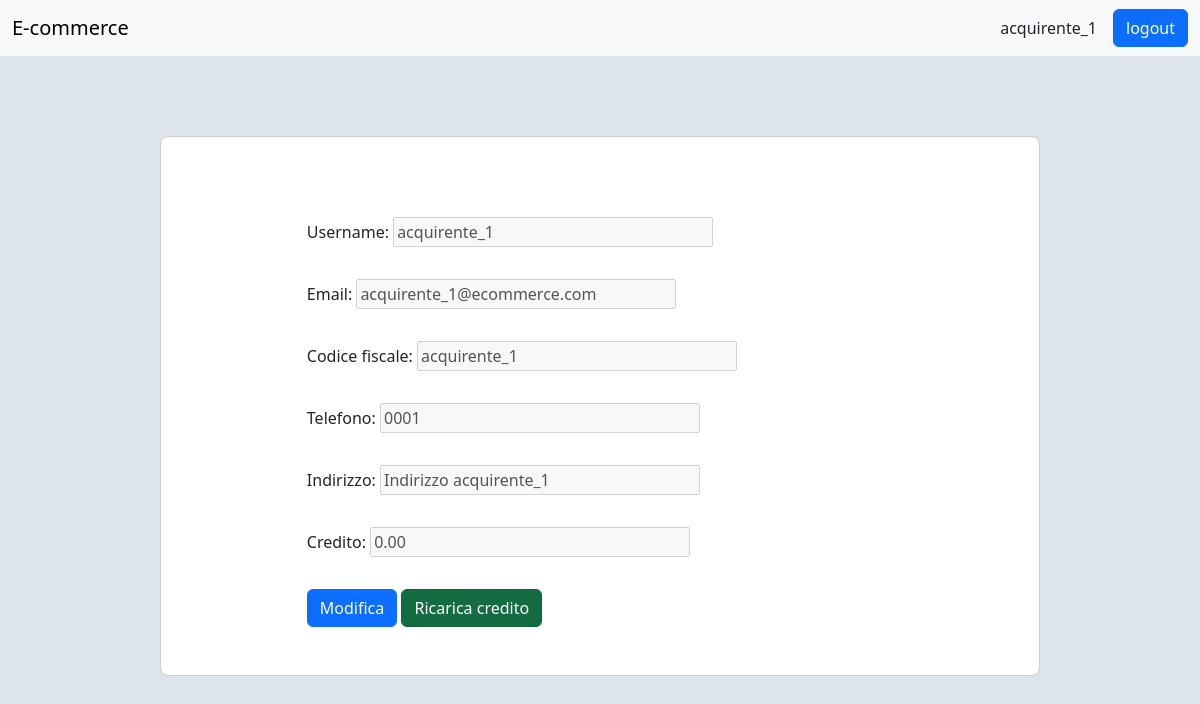
Page /profilo/ (signed in) on the committed database.
### autenticazione/models.py (models this page shows)
class CustomUser(AbstractUser):
    codice_fiscale = models.CharField(max_length=16)
    telefono = models.CharField(max_length=20)

### utenti/models.py (models this page shows, shortened)
class Acquirente(models.Model):
    user = models.OneToOneField(CustomUser, on_delete=models.CASCADE)
    indirizzo = models.CharField(max_length=150)
    class Meta:
        permissions = [
            ("puo_visualizzare_profilo_acquirente", "Può visualizzare il profilo dell'acquirente"),
            ("puo_modificare_profilo_acquirente", "Può modificare il profilo dell'acquirente"),
        ]

class Portafoglio(models.Model):
    acquirente = models.OneToOneField(Acquirente, on_delete=models.CASCADE)
    credito = models.DecimalField(max_digits=15, decimal_places=2, validators=[MinValueValidator(0.0)])
    class Meta:
        permissions = [
            ("puo_aggiungere_credito", "Può inserire codice carta per aggiungere credito"),
        ]

### utenti/views.py (the view, shortened to what this page needs)
# urls.py: path("", login_required(profilo_view, login_url="/autenticazione/accedi/"), name="profilo"),
def profilo_view(request):
    if request.user.has_perm("utenti.puo_visualizzare_profilo_acquirente"):
        user = request.user
        user_form = CustomUserChangeForm(instance=user)
        acquirente_form = AcquirenteForm(instance=user.acquirente)
        portafoglio_form = PortafoglioForm(instance=user.acquirente.portafoglio)
        for field in user_form.fields:
            user_form.fields[field].disabled = True
        for field in acquirente_form.fields:
            acquirente_form.fields[field].disabled = True
        portafoglio_form.fields["credito"].disabled = True
        return render(request, "profilo.html",
                      {"forms": [user_form, acquirente_form, portafoglio_form]})
    else:
        return render(request, "errore.html", {"messaggio": "non hai eseguito il login, non abbiamo il tuo profilo."})

### templates/profilo.html (shortened to what this page needs)
{% extends "base.html" %}
{% load static %}
{% load filters %}
{% block css %}
    <link rel="stylesheet" href="{% static 'profilo_acquirente.css' %}?v={{ now|date:'U' }}">
{% endblock %}
{% block content %}
    <div class="container">
        <div class="row justify-content-center">
            <div class="col-10 profilo">
                <form>
                    {% for form in forms %}
                        {{ form.as_div }}
                    {% endfor %}
                    {% if perms.utenti.puo_modificare_profilo_acquirente %}
                        <a href="{% url 'modifica_profilo_acquirente' %}" class="btn btn-primary">Modifica</a>
                    {% elif perms.utenti.puo_modificare_profilo_venditore %}
                        <a href="{% url 'modifica_profilo_venditore' %}" class="btn btn-primary">Modifica</a>
                    {% endif %}
                    {% if perms.utenti.puo_aggiungere_credito %}
                        <a class="btn btn-success active" href="{% url 'aggiungi_credito' %}">Ricarica credito</a>
                    {% endif %}
                </form>
            </div>
        </div>
    </div>
{% endblock %}

### templates/base.html (shortened to what this page needs)
{% load static %}
<!DOCTYPE html>
<html lang="it">
<head>
    <link href="https://cdn.jsdelivr.net/npm/bootstrap@5.3.7/dist/css/bootstrap.min.css" rel="stylesheet"
>
    <link rel="stylesheet" href="{% static 'base.css' %}?v={{ now|date:'U' }}">
    {% block css %}
    {% endblock %}
</head>
<body>
<nav class="navbar navbar-expand-lg bg-body-tertiary">
    <div class="container-fluid">
        <a class="navbar-brand" href="{% url 'home_page' %}">E-commerce</a>
        <div class="collapse navbar-collapse" id="navbarSupportedContent">
            {% if not user.is_authenticated %}
                <a href="{% url 'accedi' %}" class="btn btn-outline-primary">Accedi</a>
            {% else %}
                {% if perms.utenti.puo_visualizzare_profilo_acquirente or perms.utenti.puo_visualizzare_profilo_venditore %}
                        <div class="profilo">
                    <a class="nav-link active" href="{% url 'profilo' %}"> {{ user.username }} </a>
                </div>
                {% endif %}
                <form method="post" action="{% url 'logout' %}">
                    <button type="submit" class="btn btn-primary">logout</button>
                </form>
            {% endif %}
        </div>
    </div>
</nav>
{% block content %}
{% endblock %}
</body>
</html>

### static/base.css (style rules this page uses)
body { background-color: #dee4eb; }
.profilo { padding: 0 1rem; }

### static/profilo_acquirente.css (style rules this page uses)
.container { margin-top: 5rem; border: 1px solid #ccc; padding: 5rem 5rem 3rem 5rem; border-radius: 0.5rem; background-color: white; width: 55rem; }
.profilo form input { width: 20rem; }
form > div { margin-bottom: 2rem; }

### rows in the picture
CustomUser: username "acquirente_1", username "acquirente_1" "acquirente_1@ecommerce.com" "acquirente_1" "0001"
Acquirente: indirizzo "Indirizzo acquirente_1"
Portafoglio: credito "0.00"
